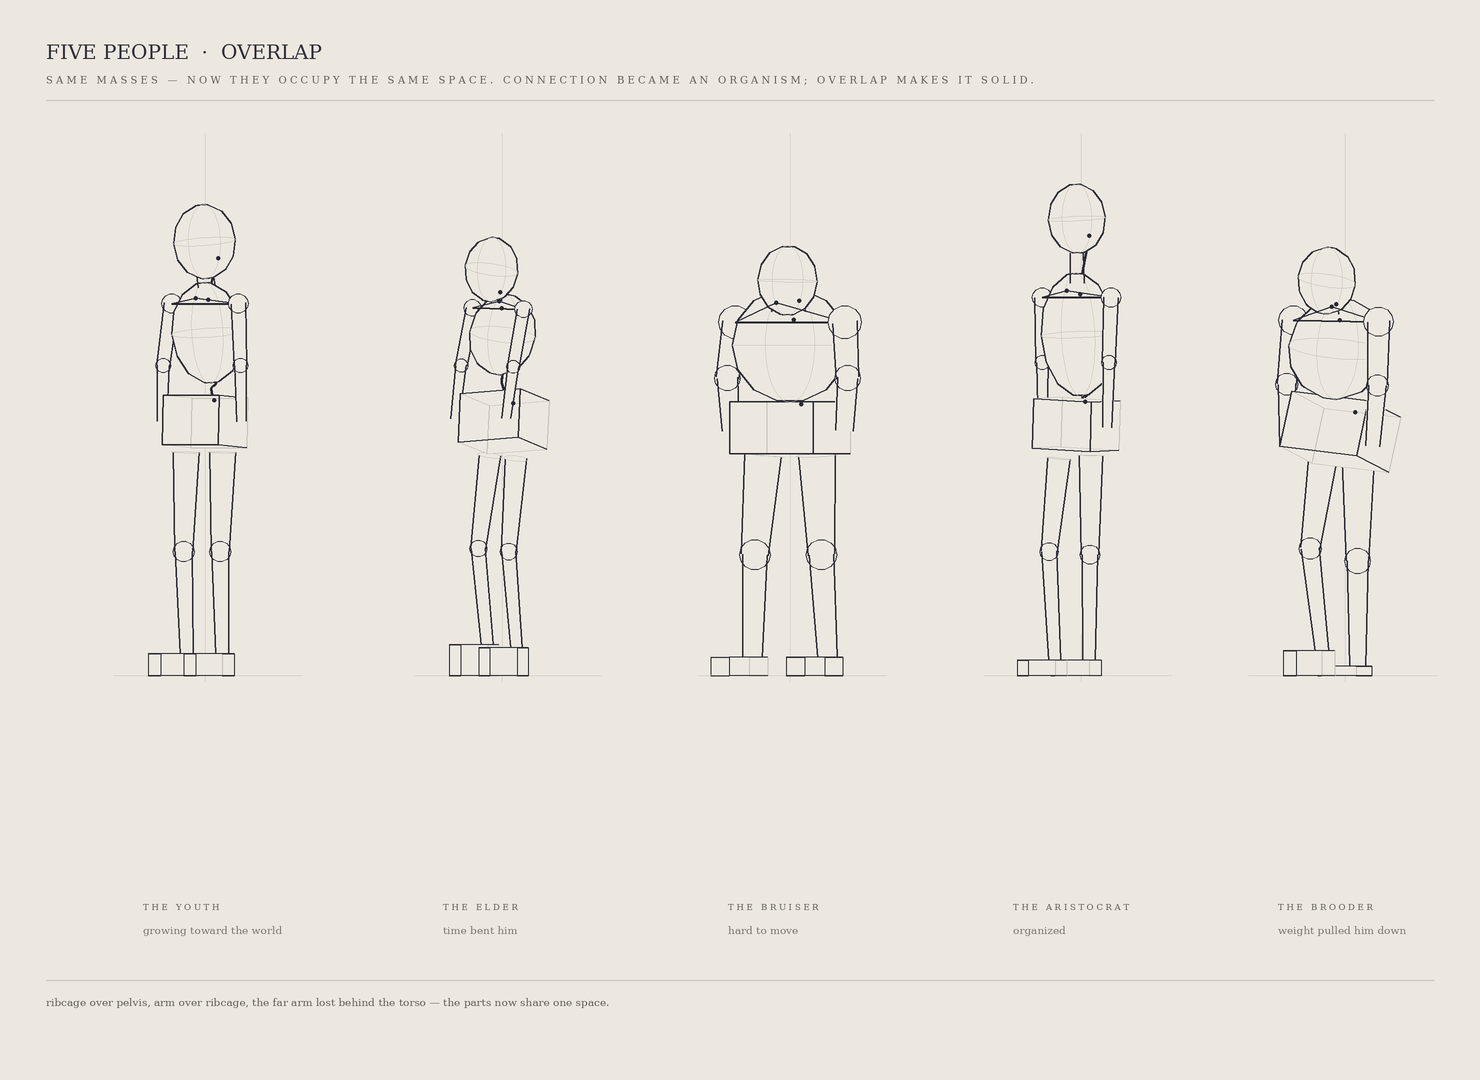

Generate this figure with Python:
"""
FIVE PEOPLE · OVERLAP  (the human before anatomy — 5, 2026-05-30)
Professor: "Connection creates an organism. OVERLAP creates solidity. Same five people, do not
change a single mass, no anatomy, no detail — only let the forms occupy the same space: ribcage
overlaps pelvis, shoulder mass overlaps ribcage, arm partially disappears behind the torso, one
form passes in front of another." So the only change from the connected page is HIDDEN-SURFACE:
each mass paper-fills its own silhouette (opaque) and the figure is drawn BACK-TO-FRONT, so a
nearer mass occludes the farther ones. Transparent wireframe -> interlocking solids.
Near side = +x (right) under the -30 camera; far side = -x.
Draw order: spine -> far arm -> legs -> pelvis -> ribcage -> neck -> head -> shoulder/clavicle
-> near arm. (Masses identical to five_people_connected.py.)
"""
import os, math
import numpy as np
from PIL import Image, ImageDraw, ImageFont

OUT="/sessions/nifty-keen-cerf/mnt/hessentials/illustration/loomis"
SCRATCH="/sessions/nifty-keen-cerf/mnt/outputs"
W,H,SS=1480,1080,2
PAPER=(237,232,223); INK=(46,46,58); CHAIN=(40,40,52); FAINT=(196,193,186); GREY=(120,118,112); LABEL=(96,94,90)
SCALE=62.0; YSHIFT=3.75; CAMYAW=math.radians(-30); GROUND=7.55
EYE=np.eye(3)
def Rx(a): c,s=math.cos(a),math.sin(a); return np.array([[1,0,0],[0,c,-s],[0,s,c]])
def Ry(a): c,s=math.cos(a),math.sin(a); return np.array([[c,0,s],[0,1,0],[-s,0,c]])
def Rz(a): c,s=math.cos(a),math.sin(a); return np.array([[c,-s,0],[s,c,0],[0,0,1]])
def rad(d): return math.radians(d)
def pit(d): return Rx(rad(d))
def tilt(p,r): return Rz(rad(r))@Rx(rad(p))
def V(*a): return np.array(a,float)

img=Image.new("RGB",(W*SS,H*SS),PAPER); D=ImageDraw.Draw(img)
def projP(p,ox,oy):
    q=Ry(CAMYAW)@((np.array(p,float)-V(0,YSHIFT,0))*SCALE); return (ox+q[0],oy+q[1])
def projZ(p): return (Ry(CAMYAW)@((np.array(p,float)-V(0,YSHIFT,0))*SCALE))[2]
def hull(points):
    pts=sorted(set((round(x,2),round(y,2)) for x,y in points))
    if len(pts)<3: return pts
    def cr(o,a,b): return (a[0]-o[0])*(b[1]-o[1])-(a[1]-o[1])*(b[0]-o[0])
    lo=[]
    for p in pts:
        while len(lo)>=2 and cr(lo[-2],lo[-1],p)<=0: lo.pop()
        lo.append(p)
    up=[]
    for p in reversed(pts):
        while len(up)>=2 and cr(up[-2],up[-1],p)<=0: up.pop()
        up.append(p)
    return lo[:-1]+up[:-1]
def basis(axis):
    axis=axis/(np.linalg.norm(axis)+1e-9)
    ref=V(0,0,1.0) if abs(axis[2])<0.9 else V(0,1.0,0)
    u=np.cross(axis,ref); u/=np.linalg.norm(u)+1e-9; v=np.cross(axis,u); return u,v
def CV(scr,w,col=INK,closed=False):
    pts=[(x*SS,y*SS) for x,y in scr]
    if closed: pts=pts+[pts[0]]
    if len(pts)>=2: D.line(pts,fill=col,width=max(1,int(w*SS)),joint="curve")
def fillhull(samples3d,ox,oy):
    poly=[(x*SS,y*SS) for x,y in hull([projP(p,ox,oy) for p in samples3d])]
    if len(poly)>=3: D.polygon(poly,fill=PAPER)

def ellip_pts(center,radii,rot):
    rx,ry,rz=radii; c=V(*center); out=[]
    for i in range(7):
        th=math.pi*(i+0.5)/7
        for j in range(18):
            ph=2*math.pi*j/18
            out.append(c+rot@V(rx*math.sin(th)*math.cos(ph),ry*math.cos(th),rz*math.sin(th)*math.sin(ph)))
    return out
def sphere_pts(center,r): return ellip_pts(center,(r,r,r),EYE)
def box_pts(center,half,rot):
    hx,hy,hz=half; c=V(*center)
    return [c+rot@V(sx*hx,sy*hy,sz*hz) for sx in(-1,1) for sy in(-1,1) for sz in(-1,1)]
def seg_pts(a,b,ra,rb):
    a=V(*a); b=V(*b); ax=b-a
    if np.linalg.norm(ax)<1e-6: return [a]
    u,v=basis(ax); out=[]
    for c,r in ((a,ra),(b,rb)):
        for k in range(12):
            th=2*math.pi*k/12; out.append(c+r*(math.cos(th)*u+math.sin(th)*v))
    return out

def ellipsoid(center,radii,rot,ox,oy,w=1.9,contour=True):
    fillhull(ellip_pts(center,radii,rot),ox,oy)
    CV(hull([projP(p,ox,oy) for p in ellip_pts(center,radii,rot)]),w,INK,closed=True)
    if contour:
        rx,ry,rz=radii; c=V(*center)
        eq=[c+rot@V(rx*math.cos(t),0,rz*math.sin(t)) for t in np.linspace(0,2*math.pi,42)]
        CV([projP(p,ox,oy) for p in eq],0.9,FAINT)
        mer=[c+rot@V(0,ry*math.cos(t),rz*math.sin(t)) for t in np.linspace(0,2*math.pi,42)]
        CV([projP(p,ox,oy) for p in mer],0.9,FAINT)
def boxsolid(center,half,rot,ox,oy,w=1.7):
    cw=box_pts(center,half,rot); fillhull(cw,ox,oy)
    combo=[(sx,sy,sz) for sx in(-1,1) for sy in(-1,1) for sz in(-1,1)]
    for a in range(8):
        for b in range(a+1,8):
            if sum(1 for k in range(3) if combo[a][k]!=combo[b][k])==1:
                near=(projZ(cw[a])+projZ(cw[b]))/2 > -2
                CV([projP(cw[a],ox,oy),projP(cw[b],ox,oy)], w if near else 1.0, INK if near else FAINT)
def taper(a,b,ra,rb,ox,oy,w=1.8,col=INK):
    a=V(*a); b=V(*b); ax=b-a
    if np.linalg.norm(ax)<1e-6: return
    u,_=basis(ax)
    CV([projP(a+u*ra,ox,oy),projP(b+u*rb,ox,oy)],w,col); CV([projP(a-u*ra,ox,oy),projP(b-u*rb,ox,oy)],w,col)
def ringp(center,r,axis,ox,oy,w=0.9,col=FAINT):
    u,v=basis(V(*axis)); pts=[V(*center)+r*(math.cos(t)*u+math.sin(t)*v) for t in np.linspace(0,2*math.pi,30)]
    CV([projP(p,ox,oy) for p in pts],w,col,closed=True)
def limb(a,knee,b,r,ox,oy,foot=False):
    rh,rk,ra=r
    fillhull(seg_pts(a,knee,rh,rk),ox,oy); fillhull(seg_pts(knee,b,rk*0.92,ra),ox,oy); fillhull(sphere_pts(knee,rk),ox,oy)
    if foot:
        bb=V(*b); fy=(GROUND-bb[1]); fc=bb+V(0,fy*0.5,0.42); fh=(ra*0.95,max(fy*0.5,0.05),0.62)
        fillhull(box_pts(fc,fh,EYE),ox,oy)
    taper(a,knee,rh,rk,ox,oy); CV(hull([projP(p,ox,oy) for p in sphere_pts(knee,rk)]),1.3,INK,closed=True)
    taper(knee,b,rk*0.92,ra,ox,oy); ringp(a,rh,V(*knee)-V(*a),ox,oy)
    if foot: boxsolid(fc,fh,EYE,ox,oy,1.4)
def armseg(sh,el,wr,r,ox,oy):
    rs,re_,rw=r
    fillhull(sphere_pts(sh,rs),ox,oy); fillhull(seg_pts(sh,el,rs*0.85,re_),ox,oy)
    fillhull(sphere_pts(el,re_),ox,oy); fillhull(seg_pts(el,wr,re_*0.9,rw),ox,oy)
    CV(hull([projP(p,ox,oy) for p in sphere_pts(sh,rs)]),1.3,INK,closed=True); taper(sh,el,rs*0.85,re_,ox,oy)
    CV(hull([projP(p,ox,oy) for p in sphere_pts(el,re_)]),1.2,INK,closed=True); taper(el,wr,re_*0.9,rw,ox,oy)
def catmull(P):
    P=[V(*p) for p in P]; out=[]
    for i in range(len(P)-1):
        p0=P[max(i-1,0)]; p1=P[i]; p2=P[i+1]; p3=P[min(i+2,len(P)-1)]
        for t in np.linspace(0,1,14):
            t2=t*t;t3=t2*t; out.append(0.5*((2*p1)+(-p0+p2)*t+(2*p0-5*p1+4*p2-p3)*t2+(-p0+3*p1-3*p2+p3)*t3))
    return out

def chain_pts(spec):
    rc=V(*spec['rib'][0]); rr=spec['rib'][1]; rrot=spec['rib'][2]
    pc=V(*spec['pelvis'][0]); ph=spec['pelvis'][1]; prot=spec['pelvis'][2]
    hc=V(*spec['head'][0]); hr=spec['head'][1]; hrot=spec['head'][2]
    shL=V(*spec['arms'][0][0]); shR=V(*spec['arms'][1][0])
    occiput=hc+hrot@V(0,hr[1]*0.55,-hr[2]*0.78); C7=(shL+shR)/2+rrot@V(0,-0.04,-0.12)
    midT=rc+rrot@V(0,-rr[1]*0.15,-rr[2]*0.72); T12=rc+rrot@V(0,rr[1]*0.92,-rr[2]*0.42)
    sacrum=pc+prot@V(0,-ph[1]*0.9,-ph[2]*0.6); lumbar=(T12+sacrum)/2+V(0,0,0.14)
    notch=rc+rrot@V(0,-rr[1]*0.74,rr[2]*0.55)
    return dict(spine=[occiput,C7,midT,T12,lumbar,sacrum],shL=shL,shR=shR,notch=notch,occ=occiput,C7=C7,sac=sacrum)

def figure(ox,oy,spec):
    px=spec.get('plumb',0.0)
    CV([projP((px,-1.2,0),ox,oy),projP((px,GROUND+0.1,0),ox,oy)],0.7,FAINT)
    CV([projP((-1.7,GROUND,0),ox,oy),projP((1.8,GROUND,0),ox,oy)],0.8,FAINT)
    ch=chain_pts(spec)
    # BACK -> FRONT (occlusion makes the masses overlap into one solid)
    CV([projP(p,ox,oy) for p in catmull(ch['spine'])],2.5,CHAIN)          # spine (back; torso will cover it)
    far_arm=spec['arms'][0]; near_arm=spec['arms'][1]
    far_leg=spec['legs'][0]; near_leg=spec['legs'][1]
    armseg(*far_arm,ox,oy)                                                # far arm (behind torso)
    limb(far_leg[0],far_leg[1],far_leg[2],far_leg[3],ox,oy,foot=True)
    limb(near_leg[0],near_leg[1],near_leg[2],near_leg[3],ox,oy,foot=True)
    boxsolid(*spec['pelvis'],ox,oy)                                       # pelvis (over leg tops)
    ellipsoid(*spec['rib'],ox,oy)                                         # ribcage (over pelvis + far arm + spine)
    nk=spec['neck']; taper(nk[0],nk[1],nk[2],nk[2]*0.95,ox,oy)
    ellipsoid(*spec['head'],ox,oy)                                        # head (over neck/ribcage top)
    CV([projP(ch['shL'],ox,oy),projP(ch['shR'],ox,oy)],2.1,CHAIN)         # shoulder line (front of chest)
    CV([projP(ch['shL'],ox,oy),projP(ch['notch'],ox,oy)],1.6,CHAIN); CV([projP(ch['shR'],ox,oy),projP(ch['notch'],ox,oy)],1.6,CHAIN)
    armseg(*near_arm,ox,oy)                                               # near arm (over ribcage/torso)
    for nd in (ch['occ'],ch['C7'],ch['sac'],ch['notch']):
        s=projP(nd,ox,oy); D.ellipse([(s[0]-2.0)*SS,(s[1]-2.0)*SS,(s[0]+2.0)*SS,(s[1]+2.0)*SS],fill=CHAIN)

Lg=lambda hip,knee,ankle,r:(hip,knee,ankle,r); Ar=lambda sh,el,wr,r:(sh,el,wr,r)
PEOPLE=[
 ('the youth','growing toward the world', dict(plumb=0.0,
    head=((0.00,0.55,0.02),(0.50,0.60,0.52),pit(-8)), rib=((0.02,2.02,-0.04),(0.60,0.82,0.50),pit(-9)),
    pelvis=((0.00,3.45,0.0),(0.52,0.40,0.46),pit(3)), neck=((0.02,1.28,-0.02),(0.0,1.08,0.0),0.16),
    legs=[Lg((-0.34,3.95,0.02),(-0.34,5.55,0.10),(-0.33,7.20,0.02),(0.24,0.17,0.12)),
          Lg((0.34,3.95,0.02),(0.34,5.55,0.10),(0.33,7.20,0.02),(0.24,0.17,0.12))],
    arms=[Ar((-0.62,1.55,0.0),(-0.72,2.55,0.10),(-0.74,3.45,0.10),(0.16,0.12,0.09)),
          Ar((0.62,1.55,0.0),(0.72,2.55,0.10),(0.74,3.45,0.10),(0.16,0.12,0.09))])),
 ('the elder','time bent him', dict(plumb=-0.05,
    head=((0.20,1.00,0.78),(0.42,0.52,0.46),pit(14)), rib=((0.08,2.05,0.22),(0.56,0.66,0.46),pit(17)),
    pelvis=((-0.06,3.45,-0.06),(0.56,0.40,0.46),tilt(12,-4)), neck=((0.06,1.45,0.42),(0.16,1.24,0.6),0.13),
    legs=[Lg((-0.28,4.0,0.0),(-0.30,5.5,0.34),(-0.24,7.05,0.16),(0.20,0.14,0.11)),
          Lg((0.24,4.05,0.06),(0.30,5.55,0.40),(0.34,7.10,0.22),(0.20,0.14,0.11))],
    arms=[Ar((-0.5,1.62,0.18),(-0.5,2.55,0.55),(-0.46,3.4,0.82),(0.14,0.11,0.08)),
          Ar((0.46,1.64,0.2),(0.5,2.57,0.6),(0.52,3.4,0.86),(0.14,0.11,0.08))])),
 ('the bruiser','hard to move', dict(plumb=0.0,
    head=((0.0,1.18,0.08),(0.48,0.56,0.50),pit(3)), rib=((0.0,2.22,0.0),(0.98,0.92,0.80),pit(0)),
    pelvis=((0.0,3.55,0.0),(0.78,0.42,0.60),pit(0)), neck=((0.0,1.68,0.04),(0.0,1.60,0.06),0.32),
    legs=[Lg((-0.5,4.0,0.0),(-0.62,5.6,0.06),(-0.7,7.25,0.0),(0.34,0.25,0.18)),
          Lg((0.5,4.0,0.0),(0.62,5.6,0.06),(0.7,7.25,0.0),(0.34,0.25,0.18))],
    arms=[Ar((-1.02,1.85,0.0),(-1.12,2.75,0.08),(-1.06,3.6,0.08),(0.27,0.21,0.16)),
          Ar((1.02,1.85,0.0),(1.12,2.75,0.08),(1.06,3.6,0.08),(0.27,0.21,0.16))])),
 ('the aristocrat','organized', dict(plumb=0.12,
    head=((0.0,0.18,-0.06),(0.46,0.56,0.48),pit(-5)), rib=((0.0,2.05,-0.10),(0.62,1.00,0.54),pit(-6)),
    pelvis=((0.02,3.5,0.0),(0.54,0.40,0.46),tilt(-2,3)), neck=((0.0,1.22,-0.08),(0.0,0.74,-0.06),0.13),
    legs=[Lg((0.30,4.0,0.0),(0.28,5.6,0.0),(0.26,7.30,0.0),(0.22,0.16,0.12)),
          Lg((-0.30,4.05,0.0),(-0.40,5.55,0.14),(-0.34,7.30,0.06),(0.21,0.15,0.11))],
    arms=[Ar((-0.64,1.45,-0.05),(-0.62,2.5,-0.02),(-0.60,3.55,0.0),(0.16,0.12,0.085)),
          Ar((0.64,1.45,-0.05),(0.62,2.5,-0.02),(0.60,3.55,0.0),(0.16,0.12,0.085))])),
 ('the brooder','weight pulled him down', dict(plumb=0.10,
    head=((0.16,1.18,0.70),(0.46,0.54,0.50),pit(14)), rib=((0.06,2.28,0.18),(0.84,0.82,0.66),pit(15)),
    pelvis=((-0.02,3.62,-0.04),(0.72,0.46,0.56),tilt(14,6)), neck=((0.06,1.66,0.40),(0.14,1.46,0.58),0.16),
    legs=[Lg((0.34,4.1,0.0),(0.34,5.7,0.02),(0.33,7.40,0.0),(0.30,0.21,0.15)),
          Lg((-0.30,3.95,0.0),(-0.44,5.5,0.20),(-0.30,7.15,0.06),(0.27,0.18,0.13))],
    arms=[Ar((-0.80,1.82,0.12),(-0.84,2.85,0.26),(-0.80,3.85,0.34),(0.24,0.18,0.13)),
          Ar((0.80,1.84,0.14),(0.86,2.87,0.28),(0.82,3.85,0.36),(0.24,0.18,0.13))])),
]
cols=[205,505,790,1075,1340]; cy=440
for i,(name,sub,spec) in enumerate(PEOPLE): figure(cols[i],cy,spec)

def font(px):
    try: return ImageFont.truetype('/usr/share/fonts/truetype/dejavu/DejaVuSerif.ttf',int(px*SS))
    except: return ImageFont.load_default()
F_TTL=font(20); F_SM=font(8.5); F_IT=font(10.5); F_CAP=font(10)
def caps(s): return ' '.join(s.upper())
D.text((46*SS,40*SS),'FIVE PEOPLE  ·  OVERLAP',fill=INK,font=F_TTL)
D.text((46*SS,74*SS),caps('same masses — now they occupy the same space. connection became an organism; overlap makes it solid.'),fill=LABEL,font=F_CAP)
D.line([(46*SS,100*SS),(1434*SS,100*SS)],fill=FAINT,width=max(1,int(1*SS)))
for i,(name,sub,spec) in enumerate(PEOPLE):
    D.text((cols[i]*SS-62*SS,902*SS),caps(name),fill=LABEL,font=F_SM)
    D.text((cols[i]*SS-62*SS,924*SS),sub,fill=GREY,font=F_IT)
D.line([(46*SS,980*SS),(1434*SS,980*SS)],fill=FAINT,width=max(1,int(1*SS)))
D.text((46*SS,996*SS),'ribcage over pelvis, arm over ribcage, the far arm lost behind the torso — the parts now share one space.',fill=LABEL,font=F_IT)
out=img.resize((W,H),Image.LANCZOS); os.makedirs(OUT,exist_ok=True)
out.save(f'{OUT}/five_people_overlap.png'); print('done',out.size)
